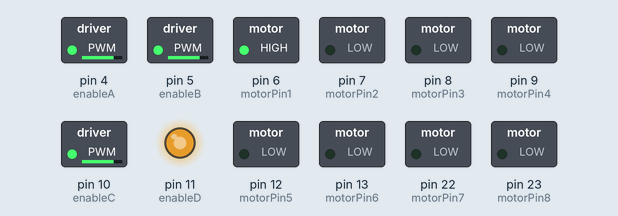
This sketch was run on a simulated Arduino Mega 2560, built with avr-gcc and run on an emulated ATmega2560. Shown: switched loads named in the sketch (green lamp = pin HIGH), output pins drawn as LEDs (lit = HIGH).

Above: at 0.1 s.
At 2.1 s:
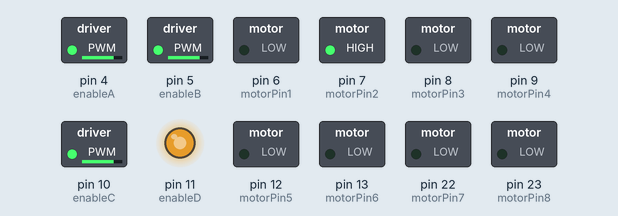
At 4.1 s:
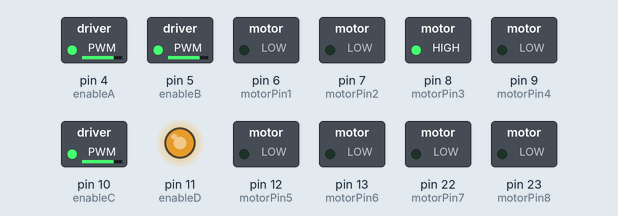
At 8.1 s:
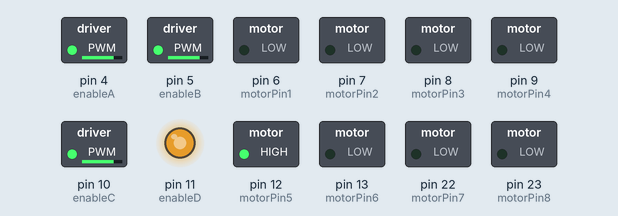
At 12.1 s:
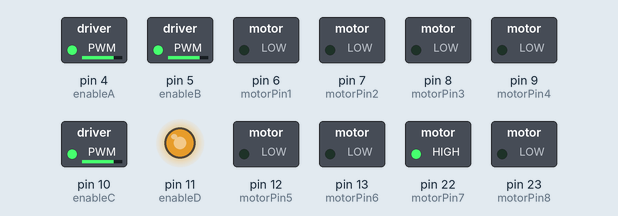
At 16.1 s:
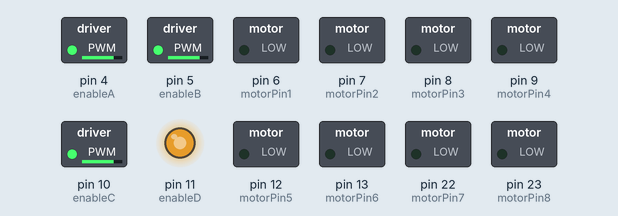
Timing chart, 0 to 17.6 s (numbered marks = the images above):
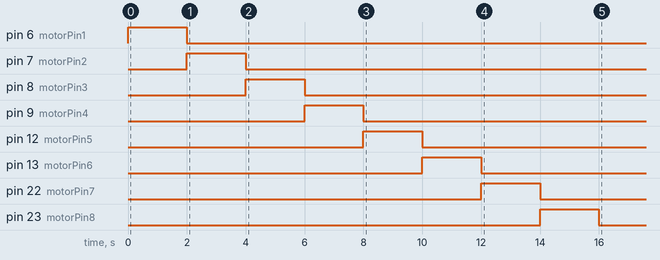

The sketch:

motortest.ino
```cpp
//L293D
//enable
const int enableA = 4;
const int enableB = 5;
const int enableC = 10;
const int enableD = 11;

//Motor A
const int motorPin1  = 6;  // Pin 14 of L293
const int motorPin2  = 7;  // Pin 10 of L293
//Motor B
const int motorPin3  = 8; // Pin  7 of L293
const int motorPin4  = 9;  // Pin  2 of L293
//Motor C
const int motorPin5 = 12;
const int motorPin6 = 13;
//Motor D
const int motorPin7 = 22;
const int motorPin8 = 23;

//This will run only one time.
void setup(){

    //Set pins as outputs
    pinMode(enableA, OUTPUT);
    pinMode(enableB, OUTPUT);
    pinMode(enableC, OUTPUT);
    pinMode(enableD, OUTPUT);
    pinMode(motorPin1, OUTPUT);
    pinMode(motorPin2, OUTPUT);
    pinMode(motorPin3, OUTPUT);
    pinMode(motorPin4, OUTPUT);
    pinMode(motorPin5, OUTPUT);
    pinMode(motorPin6, OUTPUT);
    pinMode(motorPin7, OUTPUT);
    pinMode(motorPin8, OUTPUT);

    //enable
//this should change the speeds of the wheels
//note: setting a speed of 200 on 1 wheel may not be the same as 200 on another wheel
    analogWrite(enableA, 200);
    analogWrite(enableB, 200);
    analogWrite(enableC, 200);
    analogWrite(enableD, 200);

    //Motor Control - Motor A: motorPin1,motorpin2 & Motor B: motorpin3,motorpin4

    //This code  will turn Motor A clockwise for 2 sec.
    digitalWrite(motorPin1, HIGH);
    digitalWrite(motorPin2, LOW);
    digitalWrite(motorPin3, LOW);
    digitalWrite(motorPin4, LOW);
    digitalWrite(motorPin5, LOW);
    digitalWrite(motorPin6, LOW);
    digitalWrite(motorPin7, LOW);
    digitalWrite(motorPin8, LOW);
    delay(2000);
    //This code will turn Motor A counter-clockwise for 2 sec.
    digitalWrite(motorPin1, LOW);
    digitalWrite(motorPin2, HIGH);
    digitalWrite(motorPin3, LOW);
    digitalWrite(motorPin4, LOW);
    digitalWrite(motorPin5, LOW);
    digitalWrite(motorPin6, LOW);
    digitalWrite(motorPin7, LOW);
    digitalWrite(motorPin8, LOW);
    delay(2000);

    //This code will turn Motor B clockwise for 2 sec.
    digitalWrite(motorPin1, LOW);
    digitalWrite(motorPin2, LOW);
    digitalWrite(motorPin3, HIGH);
    digitalWrite(motorPin4, LOW);
    digitalWrite(motorPin5, LOW);
    digitalWrite(motorPin6, LOW);
    digitalWrite(motorPin7, LOW);
    digitalWrite(motorPin8, LOW);
    delay(2000);
    //This code will turn Motor B counter-clockwise for 2 sec.
    digitalWrite(motorPin1, LOW);
    digitalWrite(motorPin2, LOW);
    digitalWrite(motorPin3, LOW);
    digitalWrite(motorPin4, HIGH);
    digitalWrite(motorPin5, LOW);
    digitalWrite(motorPin6, LOW);
    digitalWrite(motorPin7, LOW);
    digitalWrite(motorPin8, LOW);
    delay(2000);

    digitalWrite(motorPin1, LOW);
    digitalWrite(motorPin2, LOW);
    digitalWrite(motorPin3, LOW);
    digitalWrite(motorPin4, LOW);
    digitalWrite(motorPin5, HIGH);
    digitalWrite(motorPin6, LOW);
    digitalWrite(motorPin7, LOW);
    digitalWrite(motorPin8, LOW);
    delay(2000);

    digitalWrite(motorPin1, LOW);
    digitalWrite(motorPin2, LOW);
    digitalWrite(motorPin3, LOW);
    digitalWrite(motorPin4, LOW);
    digitalWrite(motorPin5, LOW);
    digitalWrite(motorPin6, HIGH);
    digitalWrite(motorPin7, LOW);
    digitalWrite(motorPin8, LOW);
    delay(2000);

    digitalWrite(motorPin1, LOW);
    digitalWrite(motorPin2, LOW);
    digitalWrite(motorPin3, LOW);
    digitalWrite(motorPin4, LOW);
    digitalWrite(motorPin5, LOW);
    digitalWrite(motorPin6, LOW);
    digitalWrite(motorPin7, HIGH);
    digitalWrite(motorPin8, LOW);
    delay(2000);

    digitalWrite(motorPin1, LOW);
    digitalWrite(motorPin2, LOW);
    digitalWrite(motorPin3, LOW);
    digitalWrite(motorPin4, LOW);
    digitalWrite(motorPin5, LOW);
    digitalWrite(motorPin6, LOW);
    digitalWrite(motorPin7, LOW);
    digitalWrite(motorPin8, HIGH);
    delay(2000);

    //And this code will stop motors
    digitalWrite(motorPin1, LOW);
    digitalWrite(motorPin2, LOW);
    digitalWrite(motorPin3, LOW);
    digitalWrite(motorPin4, LOW);
    digitalWrite(motorPin5, LOW);
    digitalWrite(motorPin6, LOW);
    digitalWrite(motorPin7, LOW);
    digitalWrite(motorPin8, LOW);

}

void loop(){


}
```
